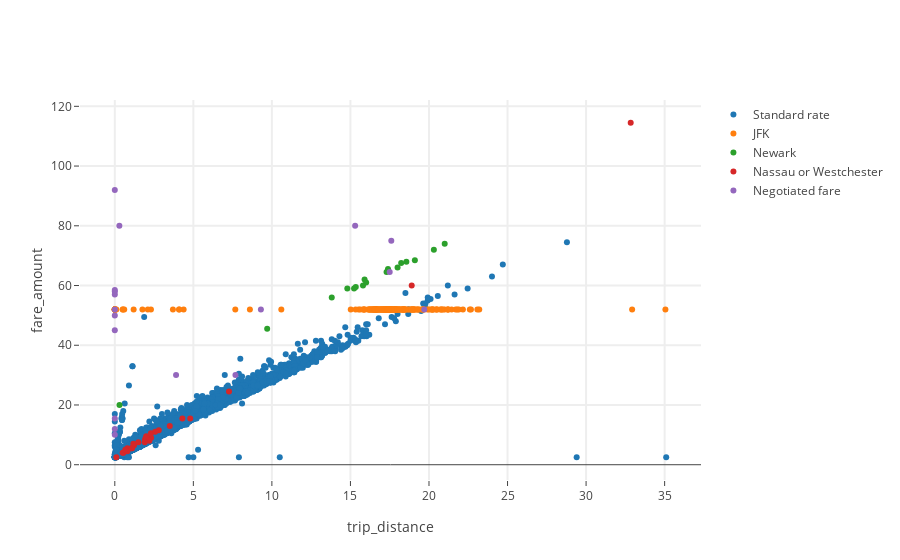

Notebook code for this chart:
### Code cell
x_selection = "trip_distance"
y_selection = "fare_amount"
core.scatter_on_groups_2D(groups, x_selection, y_selection, group_names=names)

### Figure 1 — Plotly figure (JSON) as saved in the notebook; plotly's stock layout.template omitted (floating-point values rounded to 4 significant figures; data arrays with more than 128 entries replaced by an {"elided": "..."} marker saying what was removed)
{"data": [{"hoverinfo": "none", "mode": "markers", "name": "Standard rate", "type": "scatter", "uid": "26c4352e-af7c-11e8-9bf5-6c96cfdef807", "x": {"elided": "12036 float values"}, "y": {"elided": "12036 float values"}}, {"hoverinfo": "none", "mode": "markers", "name": "JFK", "type": "scatter", "uid": "26c436b4-af7c-11e8-9bf5-6c96cfdef807", "x": {"elided": "206 float values"}, "y": {"elided": "206 int values"}}, {"hoverinfo": "none", "mode": "markers", "name": "Newark", "type": "scatter", "uid": "26c43772-af7c-11e8-9bf5-6c96cfdef807", "x": [18.23, 18.56, 20.31, 15.23, 17.39, 15.34, 18, 19.1, 15.8, 17.4, 15.9, 16, 17.3, 9.7, 14.8, 0.3, 21, 13.81], "y": [67.5, 68, 72, 59, 65.5, 59.5, 66, 68.5, 60, 65, 62, 61, 64.5, 45.5, 59, 20, 74, 56]}, {"hoverinfo": "none", "mode": "markers", "name": "Nassau or Westchester", "type": "scatter", "uid": "26c43812-af7c-11e8-9bf5-6c96cfdef807", "x": [0.55, 2.31, 1.22, 1.93, 1.18, 32.84, 7.27, 0.8, 4.3, 2, 1.5, 18.9, 1.1, 3.5, 4.8, 0.5, 2, 0.1, 2.2, 2.3, 0.8, 1.06, 2.8, 1.91, 0.67, 2.57], "y": [4, 9, 6.5, 8.5, 7, 114.5, 24.5, 5.5, 15.5, 9.5, 7.5, 60, 5.5, 13, 15.5, 4, 9, 2.5, 8, 10.5, 4.5, 5.5, 11.5, 7.5, 5, 11]}, {"hoverinfo": "none", "mode": "markers", "name": "Negotiated fare", "type": "scatter", "uid": "26c438b2-af7c-11e8-9bf5-6c96cfdef807", "x": [0, 7.68, 0, 0, 0.29, 17.6, 0, 0, 0, 3.9, 0, 19.7, 15.3, 0, 0, 9.3, 17.5, 0], "y": [92, 30, 58, 57, 80, 75, 45, 58.5, 50, 30, 12, 52, 80, 52, 10, 52, 64.5, 15.5]}], "layout": {"xaxis": {"gridwidth": 2, "ticklen": 5, "title": "trip_distance", "zeroline": false}, "yaxis": {"gridwidth": 2, "ticklen": 5, "title": "fare_amount"}}}
